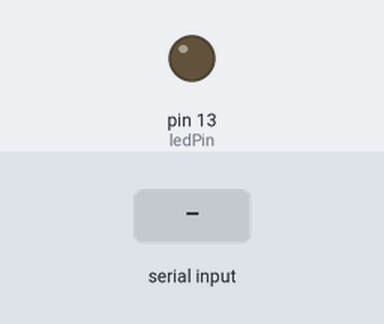
Bench run of a sketch on a simulated Arduino Uno, built with avr-gcc and run on an emulated ATmega328P. Parts: output pins drawn as LEDs (lit = HIGH). Inputs (shaded band) come from the test bench.

Above: at 1.2 s.
1.3 s: "a" received over Serial
At 2.2 s:
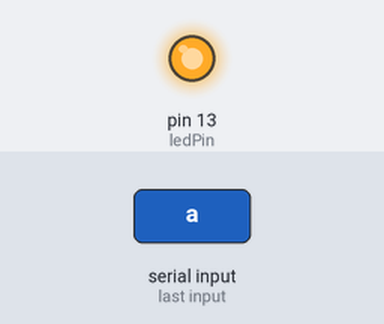
2.8 s: "b" received over Serial
At 3.3 s:
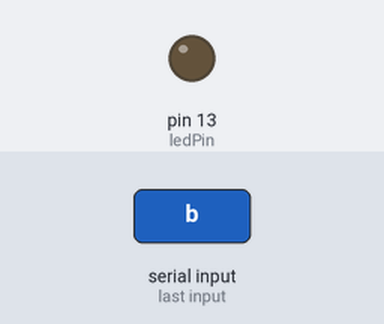
Timing chart, 0 to 5.8 s (numbered marks = the images above; inputs shaded):
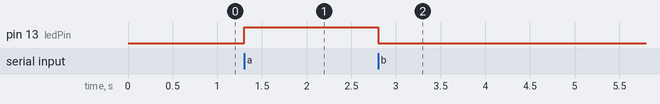

The sketch:

arduino_led_control.ino
```cpp
const int ledPin = 13;
char receivedChar;
void setup() {
  pinMode(ledPin, OUTPUT);
  Serial.begin(115200);
}

void loop() {
  if (Serial.available() > 0) {
    receivedChar = Serial.read();
    if (receivedChar == 'a') {
      digitalWrite(ledPin, HIGH);
    }
    else if (receivedChar == 'b') {
      digitalWrite(ledPin, LOW);
    }
    else {
      //Serial.print("Received unknown command: ");
    }
  }
}
```

Measured:
- after the input at 1.3 s, pin 13 (ledPin): LOW → HIGH at once
- after the input at 2.8 s, pin 13 (ledPin): HIGH → LOW at once
